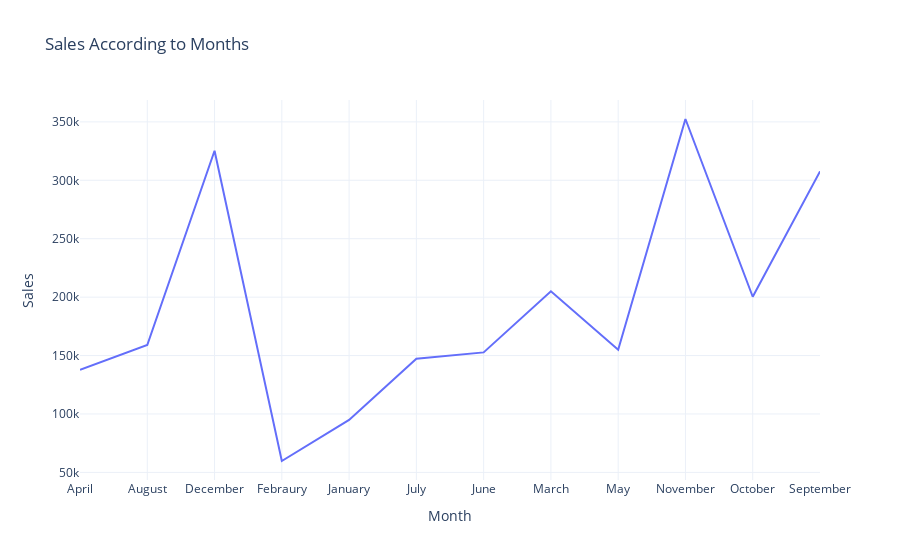

Notebook code for this chart:
### Markdown cell above
### 1. Which month gives what sales

### Code cell
fig = px.line(Sales_by_months,
             x='Month',
             y='Sales',
             title= 'Sales According to Months')
fig.show()

### Figure 1 — Plotly figure (JSON) as saved in the notebook; plotly's stock layout.template omitted (floating-point values rounded to 4 significant figures)
{"data": [{"hovertemplate": "Month=%{x}<br>Sales=%{y}<extra></extra>", "legendgroup": "", "line": {"color": "#636efa", "dash": "solid"}, "marker": {"symbol": "circle"}, "mode": "lines", "name": "", "orientation": "v", "showlegend": false, "type": "scatter", "x": ["April", "August", "December", "Febraury", "January", "July", "June", "March", "May", "November", "October", "September"], "xaxis": "x", "y": [137800.0, 159000.0, 325300.0, 59750.0, 94920.0, 147200.0, 152700.0, 205000.0, 155000.0, 352500.0, 200300.0, 307600.0], "yaxis": "y"}], "layout": {"legend": {"tracegroupgap": 0}, "title": {"text": "Sales According to Months"}, "xaxis": {"anchor": "y", "domain": [0, 1], "title": {"text": "Month"}}, "yaxis": {"anchor": "x", "domain": [0, 1], "title": {"text": "Sales"}}}}
